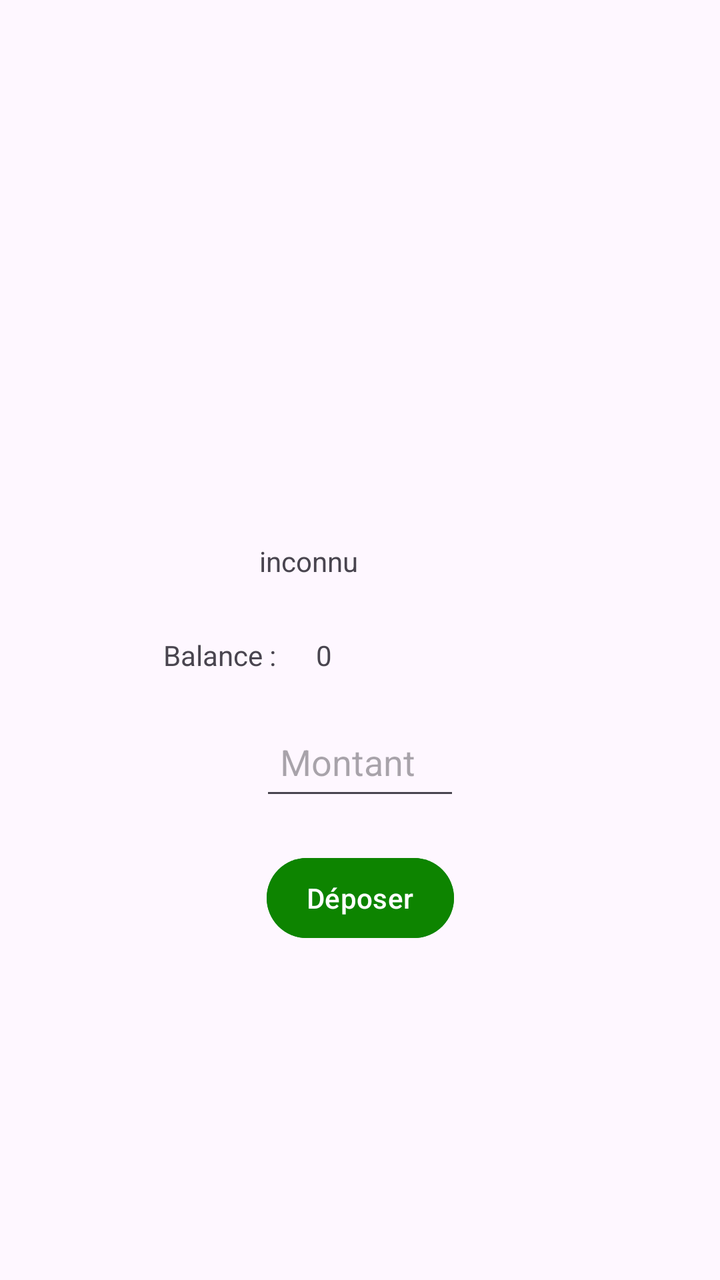
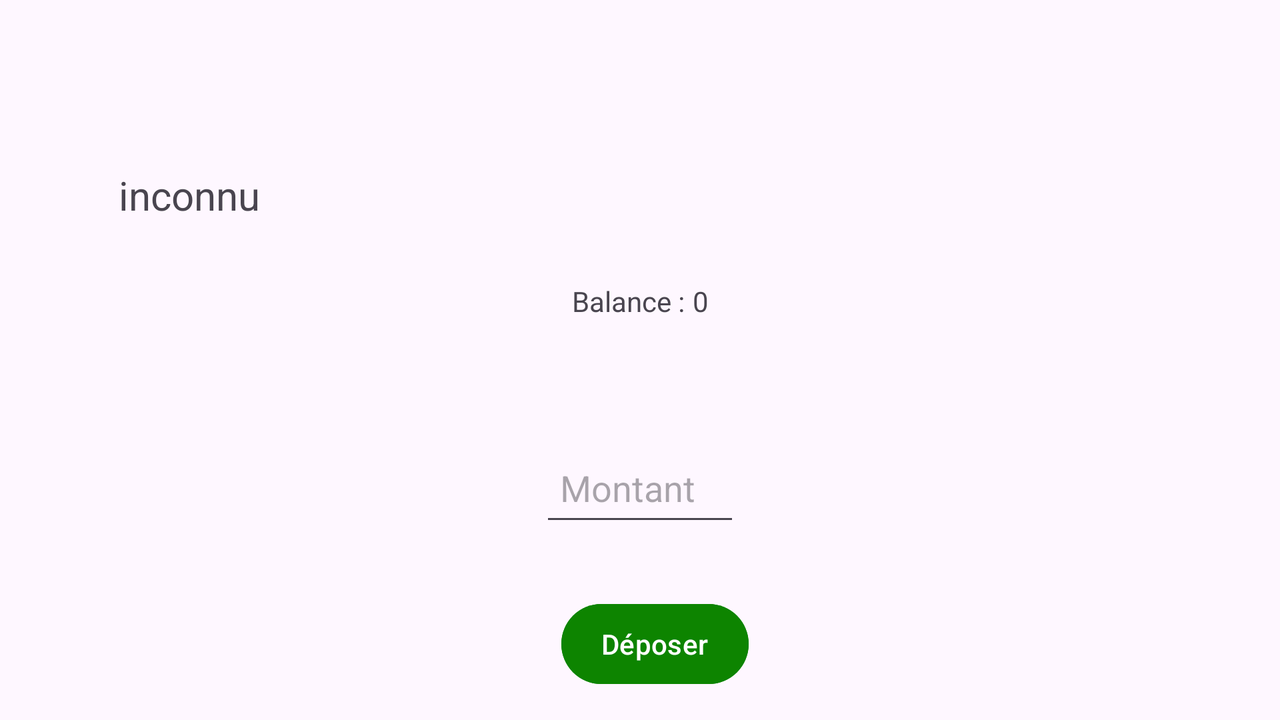

Compare how this app lays out the same screen by default and in its alternative resource folder. The renders come first, then the two layout files and the values they reference.
<!-- AndroidManifest.xml: application theme Theme._14D_TP1 -->
<!-- res/layout/activity_guichet_de_banque.xml -->
<?xml version="1.0" encoding="utf-8"?>
<androidx.constraintlayout.widget.ConstraintLayout xmlns:android="http://schemas.android.com/apk/res/android"
    xmlns:app="http://schemas.android.com/apk/res-auto"
    xmlns:tools="http://schemas.android.com/tools"
    android:id="@+id/main"
    android:layout_width="match_parent"
    android:layout_height="match_parent"
    tools:context=".GuichetDeBanqueActivity">

    <TextView
        android:id="@+id/user"
        android:layout_width="wrap_content"
        android:layout_height="wrap_content"
        android:layout_marginTop="271dp"
        android:layout_marginEnd="181dp"
        android:text="@string/user"
        app:layout_constraintEnd_toEndOf="parent"
        app:layout_constraintTop_toTopOf="parent" />

    <TextView
        android:text="@string/balance"
        android:layout_width="wrap_content"
        android:layout_height="wrap_content"
        android:layout_marginTop="28dp"
        android:layout_marginEnd="20dp"
        app:layout_constraintEnd_toStartOf="@+id/balance"
        app:layout_constraintTop_toBottomOf="@+id/user" />

    <TextView
        android:id="@+id/balance"
        android:layout_width="wrap_content"
        android:layout_height="wrap_content"

        android:layout_marginTop="28dp"
        android:layout_marginEnd="194dp"
        android:text="@string/huh"
        app:layout_constraintEnd_toEndOf="parent"
        app:layout_constraintTop_toBottomOf="@+id/user" />

    <EditText
        android:id="@+id/montant"
        android:layout_width="100dp"
        android:layout_height="wrap_content"
        android:layout_marginTop="20dp"
        android:autofillHints=""
        android:ems="10"
        android:hint="@string/montant"
        android:inputType="number"
        android:minHeight="48dp"
        android:padding="10dp"
        app:layout_constraintEnd_toEndOf="parent"
        app:layout_constraintStart_toStartOf="parent"
        app:layout_constraintTop_toBottomOf="@+id/balance" />

    <Button
        android:id="@+id/bt_deposer"
        android:layout_width="wrap_content"
        android:layout_height="wrap_content"
        android:layout_marginTop="20dp"
        android:backgroundTint="@color/dark_green"
        android:text="@string/d_poser"
        android:paddingHorizontal="20dp"
        app:layout_constraintEnd_toEndOf="parent"
        app:layout_constraintStart_toStartOf="parent"
        app:layout_constraintTop_toBottomOf="@+id/montant" />

</androidx.constraintlayout.widget.ConstraintLayout>
<!-- resources referenced by this layout -->
<resources>
  <color name="dark_green">#0D8400</color>
  <string name="balance">Balance :</string>
  <string name="d_poser">Déposer</string>
  <string name="huh">0</string>
  <string name="montant">Montant</string>
  <string name="user">inconnu</string>
  <style name="Theme._14D_TP1" parent="Base.Theme._14D_TP1" />
  <style name="Base.Theme._14D_TP1" parent="Theme.Material3.DayNight">
          
          
      </style>
</resources>
<!-- res/layout-land/activity_guichet_de_banque.xml (the repository's variant of the layout above) -->
<!-- drawn on the phone turned sideways -->
<?xml version="1.0" encoding="utf-8"?>
<androidx.constraintlayout.widget.ConstraintLayout xmlns:android="http://schemas.android.com/apk/res/android"
    xmlns:app="http://schemas.android.com/apk/res-auto"
    xmlns:tools="http://schemas.android.com/tools"
    android:layout_width="match_parent"
    android:layout_height="match_parent"
    tools:layout_editor_absoluteX="9dp"
    tools:layout_editor_absoluteY="-183dp">

    <TextView
        android:id="@+id/user"
        android:layout_width="wrap_content"
        android:layout_height="wrap_content"
        android:layout_marginStart="10dp"
        android:layout_marginTop="84dp"
        android:layout_marginEnd="172dp"
        android:text="@string/user"
        android:textSize="20sp"
        app:layout_constraintEnd_toEndOf="parent"
        app:layout_constraintHorizontal_bias="0.127"
        app:layout_constraintStart_toStartOf="parent"
        app:layout_constraintTop_toTopOf="parent" />

    <TextView
        android:id="@+id/textView4"
        android:layout_width="wrap_content"
        android:layout_height="wrap_content"
        android:layout_marginStart="400dp"
        android:layout_marginTop="30dp"
        android:layout_marginEnd="4dp"
        android:text="@string/balance"
        app:layout_constraintEnd_toStartOf="@+id/balance"
        app:layout_constraintStart_toStartOf="parent"
        app:layout_constraintTop_toBottomOf="@+id/user" />

    <TextView
        android:id="@+id/balance"
        android:layout_width="wrap_content"
        android:layout_height="wrap_content"

        android:layout_marginTop="30dp"
        android:layout_marginEnd="400dp"
        android:text="@string/huh"
        app:layout_constraintEnd_toEndOf="parent"
        app:layout_constraintStart_toEndOf="@+id/textView4"
        app:layout_constraintTop_toBottomOf="@+id/user" />

    <EditText
        android:id="@+id/montant"
        android:layout_width="100dp"
        android:layout_height="wrap_content"
        android:layout_marginTop="60dp"
        android:autofillHints=""
        android:ems="10"
        android:hint="@string/montant"
        android:inputType="number"
        android:minHeight="48dp"
        android:padding="10dp"
        app:layout_constraintEnd_toEndOf="parent"
        app:layout_constraintStart_toStartOf="parent"
        app:layout_constraintTop_toBottomOf="@+id/balance" />

    <Button
        android:id="@+id/bt_deposer"
        android:layout_width="wrap_content"
        android:layout_height="wrap_content"
        android:layout_marginTop="30dp"
        android:backgroundTint="@color/dark_green"
        android:paddingHorizontal="20dp"
        android:text="@string/d_poser"
        app:layout_constraintEnd_toEndOf="parent"
        app:layout_constraintHorizontal_bias="0.514"
        app:layout_constraintStart_toStartOf="parent"
        app:layout_constraintTop_toBottomOf="@+id/montant" />

</androidx.constraintlayout.widget.ConstraintLayout>
